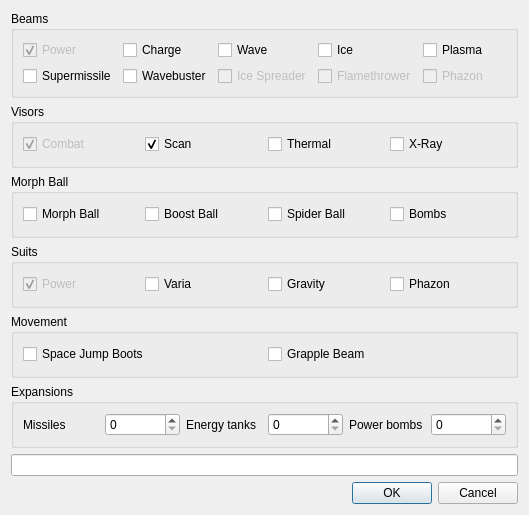
<?xml version="1.0" encoding="UTF-8"?>
<ui version="4.0">
 <class>InitialPickupSettings</class>
 <widget class="QDialog" name="InitialPickupSettings">
  <property name="windowModality">
   <enum>Qt::WindowModal</enum>
  </property>
  <property name="geometry">
   <rect>
    <x>0</x>
    <y>0</y>
    <width>529</width>
    <height>515</height>
   </rect>
  </property>
  <property name="windowTitle">
   <string>Configure starting pickups</string>
  </property>
  <property name="locale">
   <locale language="English" country="UnitedStates"/>
  </property>
  <property name="modal">
   <bool>true</bool>
  </property>
  <layout class="QVBoxLayout" name="verticalLayout">
   <item>
    <widget class="QGroupBox" name="groupBox_Beams">
     <property name="title">
      <string>Beams</string>
     </property>
     <layout class="QGridLayout" name="gridLayout">
      <item row="0" column="3">
       <widget class="QCheckBox" name="checkBox_IceBeam">
        <property name="text">
         <string extracomment="The Ice Beam">Ice</string>
        </property>
       </widget>
      </item>
      <item row="0" column="0">
       <widget class="QCheckBox" name="checkBox_PowerBeam">
        <property name="enabled">
         <bool>false</bool>
        </property>
        <property name="text">
         <string comment="power-beam" extracomment="The Power Beam">Power</string>
        </property>
        <property name="checked">
         <bool>true</bool>
        </property>
        <property name="tristate">
         <bool>false</bool>
        </property>
       </widget>
      </item>
      <item row="0" column="2">
       <widget class="QCheckBox" name="checkBox_WaveBeam">
        <property name="text">
         <string extracomment="The Wave Beam">Wave</string>
        </property>
       </widget>
      </item>
      <item row="0" column="4">
       <widget class="QCheckBox" name="checkBox_PlasmaBeam">
        <property name="enabled">
         <bool>true</bool>
        </property>
        <property name="text">
         <string extracomment="The Plasma Beam">Plasma</string>
        </property>
        <property name="checked">
         <bool>false</bool>
        </property>
       </widget>
      </item>
      <item row="1" column="0">
       <widget class="QCheckBox" name="checkBox_SuperMissile">
        <property name="text">
         <string>Supermissile</string>
        </property>
       </widget>
      </item>
      <item row="0" column="1">
       <widget class="QCheckBox" name="checkBox_ChargeBeam">
        <property name="text">
         <string extracomment="The Charge Beam">Charge</string>
        </property>
       </widget>
      </item>
      <item row="1" column="1">
       <widget class="QCheckBox" name="checkBox_WaveBuster">
        <property name="text">
         <string>Wavebuster</string>
        </property>
       </widget>
      </item>
      <item row="1" column="2">
       <widget class="QCheckBox" name="checkBox_IceSpreader">
        <property name="enabled">
         <bool>false</bool>
        </property>
        <property name="text">
         <string>Ice Spreader</string>
        </property>
       </widget>
      </item>
      <item row="1" column="3">
       <widget class="QCheckBox" name="checkBox_Flamethrower">
        <property name="enabled">
         <bool>false</bool>
        </property>
        <property name="text">
         <string>Flamethrower</string>
        </property>
       </widget>
      </item>
      <item row="1" column="4">
       <widget class="QCheckBox" name="checkBox_PhazonBeam">
        <property name="enabled">
         <bool>false</bool>
        </property>
        <property name="text">
         <string extracomment="The Phazon Beam">Phazon</string>
        </property>
        <property name="checked">
         <bool>false</bool>
        </property>
       </widget>
      </item>
     </layout>
    </widget>
   </item>
   <item>
    <widget class="QGroupBox" name="groupBox_Visors">
     <property name="title">
      <string>Visors</string>
     </property>
     <layout class="QGridLayout" name="gridLayout_2">
      <item row="0" column="0">
       <widget class="QCheckBox" name="checkBox_VisorCombat">
        <property name="enabled">
         <bool>false</bool>
        </property>
        <property name="text">
         <string>Combat</string>
        </property>
        <property name="checked">
         <bool>true</bool>
        </property>
       </widget>
      </item>
      <item row="0" column="1">
       <widget class="QCheckBox" name="checkBox_VisorScan">
        <property name="enabled">
         <bool>true</bool>
        </property>
        <property name="text">
         <string extracomment="The Scan Visor">Scan</string>
        </property>
        <property name="checked">
         <bool>true</bool>
        </property>
       </widget>
      </item>
      <item row="0" column="2">
       <widget class="QCheckBox" name="checkBox_VisorThermal">
        <property name="text">
         <string extracomment="The Thermal Visor">Thermal</string>
        </property>
       </widget>
      </item>
      <item row="0" column="3">
       <widget class="QCheckBox" name="checkBox_VisorXRay">
        <property name="text">
         <string extracomment="The X-Ray Visor">X-Ray</string>
        </property>
       </widget>
      </item>
     </layout>
    </widget>
   </item>
   <item>
    <widget class="QGroupBox" name="groupBox_2">
     <property name="title">
      <string extracomment="Here we refer to &quot;Morph Ball upgrades&quot; as a whole">Morph Ball</string>
     </property>
     <layout class="QGridLayout" name="gridLayout_3">
      <item row="0" column="0">
       <widget class="QCheckBox" name="checkBox_BallMorph">
        <property name="text">
         <string extracomment="Here we refer to &quot;Morph Ball&quot; standalone upgrade">Morph Ball</string>
        </property>
       </widget>
      </item>
      <item row="0" column="2">
       <widget class="QCheckBox" name="checkBox_BallSpider">
        <property name="text">
         <string>Spider Ball</string>
        </property>
       </widget>
      </item>
      <item row="0" column="1">
       <widget class="QCheckBox" name="checkBox_BallBoost">
        <property name="text">
         <string>Boost Ball</string>
        </property>
       </widget>
      </item>
      <item row="0" column="3">
       <widget class="QCheckBox" name="checkBox_BallBombs">
        <property name="text">
         <string>Bombs</string>
        </property>
       </widget>
      </item>
     </layout>
    </widget>
   </item>
   <item>
    <widget class="QGroupBox" name="groupBox_6">
     <property name="title">
      <string>Suits</string>
     </property>
     <layout class="QGridLayout" name="gridLayout_4">
      <item row="0" column="3">
       <widget class="QCheckBox" name="checkBox_SuitPhazon">
        <property name="text">
         <string extracomment="The Phazon Suit">Phazon</string>
        </property>
       </widget>
      </item>
      <item row="0" column="2">
       <widget class="QCheckBox" name="checkBox_SuitGravity">
        <property name="text">
         <string extracomment="The Gravity Suit">Gravity</string>
        </property>
       </widget>
      </item>
      <item row="0" column="1">
       <widget class="QCheckBox" name="checkBox_SuitVaria">
        <property name="text">
         <string extracomment="The Varia Suit">Varia</string>
        </property>
       </widget>
      </item>
      <item row="0" column="0">
       <widget class="QCheckBox" name="checkBox_SuitPower">
        <property name="enabled">
         <bool>false</bool>
        </property>
        <property name="text">
         <string comment="power-suit">Power</string>
        </property>
        <property name="checked">
         <bool>true</bool>
        </property>
       </widget>
      </item>
     </layout>
    </widget>
   </item>
   <item>
    <widget class="QGroupBox" name="groupBox_3">
     <property name="title">
      <string extracomment="Here we refer as &quot;movement upgrades&quot; or &quot;movement enhancement devices&quot;">Movement</string>
     </property>
     <layout class="QGridLayout" name="gridLayout_5">
      <item row="0" column="0">
       <widget class="QCheckBox" name="checkBox_SpaceJump">
        <property name="text">
         <string>Space Jump Boots</string>
        </property>
       </widget>
      </item>
      <item row="0" column="1">
       <widget class="QCheckBox" name="checkBox_GrappleBeam">
        <property name="text">
         <string>Grapple Beam</string>
        </property>
       </widget>
      </item>
     </layout>
    </widget>
   </item>
   <item>
    <widget class="QGroupBox" name="groupBox_4">
     <property name="title">
      <string extracomment="Expansions or tanks that increment the limit of something">Expansions</string>
     </property>
     <layout class="QGridLayout" name="gridLayout_6">
      <item row="0" column="0">
       <widget class="QLabel" name="label">
        <property name="text">
         <string extracomment="Missile expansions">Missiles</string>
        </property>
       </widget>
      </item>
      <item row="0" column="1">
       <widget class="QSpinBox" name="spinBox_Missiles">
        <property name="maximum">
         <number>250</number>
        </property>
        <property name="singleStep">
         <number>5</number>
        </property>
       </widget>
      </item>
      <item row="0" column="2">
       <widget class="QLabel" name="label_2">
        <property name="text">
         <string>Energy tanks</string>
        </property>
       </widget>
      </item>
      <item row="0" column="3">
       <widget class="QSpinBox" name="spinBox_ETanks">
        <property name="maximum">
         <number>14</number>
        </property>
       </widget>
      </item>
      <item row="0" column="4">
       <widget class="QLabel" name="label_3">
        <property name="text">
         <string>Power bombs</string>
        </property>
       </widget>
      </item>
      <item row="0" column="5">
       <widget class="QSpinBox" name="spinBox_PowerBombs">
        <property name="maximum">
         <number>8</number>
        </property>
       </widget>
      </item>
     </layout>
    </widget>
   </item>
   <item>
    <layout class="QVBoxLayout" name="verticalLayout_2">
     <item>
      <widget class="QLineEdit" name="lineEdit">
       <property name="alignment">
        <set>Qt::AlignRight|Qt::AlignTrailing|Qt::AlignVCenter</set>
       </property>
       <property name="readOnly">
        <bool>true</bool>
       </property>
      </widget>
     </item>
     <item>
      <widget class="QDialogButtonBox" name="buttonBox">
       <property name="orientation">
        <enum>Qt::Horizontal</enum>
       </property>
       <property name="standardButtons">
        <set>QDialogButtonBox::Cancel|QDialogButtonBox::Ok</set>
       </property>
      </widget>
     </item>
    </layout>
   </item>
  </layout>
 </widget>
 <resources/>
 <connections>
  <connection>
   <sender>buttonBox</sender>
   <signal>accepted()</signal>
   <receiver>InitialPickupSettings</receiver>
   <slot>accept()</slot>
   <hints>
    <hint type="sourcelabel">
     <x>238</x>
     <y>484</y>
    </hint>
    <hint type="destinationlabel">
     <x>157</x>
     <y>274</y>
    </hint>
   </hints>
  </connection>
  <connection>
   <sender>buttonBox</sender>
   <signal>rejected()</signal>
   <receiver>InitialPickupSettings</receiver>
   <slot>reject()</slot>
   <hints>
    <hint type="sourcelabel">
     <x>306</x>
     <y>484</y>
    </hint>
    <hint type="destinationlabel">
     <x>286</x>
     <y>274</y>
    </hint>
   </hints>
  </connection>
  <connection>
   <sender>checkBox_SuitPhazon</sender>
   <signal>toggled(bool)</signal>
   <receiver>checkBox_PhazonBeam</receiver>
   <slot>setChecked(bool)</slot>
   <hints>
    <hint type="sourcelabel">
     <x>431</x>
     <y>268</y>
    </hint>
    <hint type="destinationlabel">
     <x>460</x>
     <y>67</y>
    </hint>
   </hints>
  </connection>
 </connections>
</ui>
